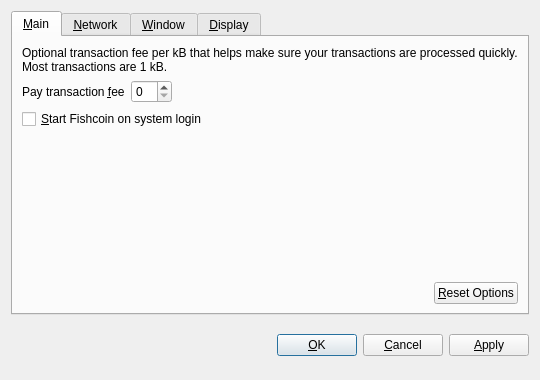
<?xml version="1.0" encoding="UTF-8"?>
<ui version="4.0">
 <class>OptionsDialog</class>
 <widget class="QDialog" name="OptionsDialog">
  <property name="geometry">
   <rect>
    <x>0</x>
    <y>0</y>
    <width>540</width>
    <height>380</height>
   </rect>
  </property>
  <property name="windowTitle">
   <string>Options</string>
  </property>
  <property name="modal">
   <bool>true</bool>
  </property>
  <layout class="QVBoxLayout" name="verticalLayout">
   <item>
    <widget class="QTabWidget" name="tabWidget">
     <property name="tabPosition">
      <enum>QTabWidget::North</enum>
     </property>
     <property name="currentIndex">
      <number>0</number>
     </property>
     <widget class="QWidget" name="tabMain">
      <attribute name="title">
       <string>&amp;Main</string>
      </attribute>
      <layout class="QVBoxLayout" name="verticalLayout_Main">
       <item>
        <widget class="QLabel" name="transactionFeeInfoLabel">
         <property name="text">
          <string>Optional transaction fee per kB that helps make sure your transactions are processed quickly. Most transactions are 1 kB.</string>
         </property>
         <property name="textFormat">
          <enum>Qt::PlainText</enum>
         </property>
         <property name="wordWrap">
          <bool>true</bool>
         </property>
        </widget>
       </item>
       <item>
        <layout class="QHBoxLayout" name="horizontalLayout_1_Main">
         <item>
          <widget class="QLabel" name="transactionFeeLabel">
           <property name="text">
            <string>Pay transaction &amp;fee</string>
           </property>
           <property name="textFormat">
            <enum>Qt::PlainText</enum>
           </property>
           <property name="buddy">
            <cstring>transactionFee</cstring>
           </property>
          </widget>
         </item>
         <item>
          <widget class="BitcoinAmountField" name="transactionFee"/>
         </item>
         <item>
          <spacer name="horizontalSpacer_1_Main">
           <property name="orientation">
            <enum>Qt::Horizontal</enum>
           </property>
           <property name="sizeHint" stdset="0">
            <size>
             <width>40</width>
             <height>20</height>
            </size>
           </property>
          </spacer>
         </item>
        </layout>
       </item>
       <item>
        <widget class="QCheckBox" name="bitcoinAtStartup">
         <property name="toolTip">
          <string>Automatically start Fishcoin after logging in to the system.</string>
         </property>
         <property name="text">
          <string>&amp;Start Fishcoin on system login</string>
         </property>
        </widget>
       </item>
       <item>
        <spacer name="verticalSpacer_Main">
         <property name="orientation">
          <enum>Qt::Vertical</enum>
         </property>
         <property name="sizeHint" stdset="0">
          <size>
           <width>20</width>
           <height>40</height>
          </size>
         </property>
        </spacer>
       </item>
       <item>
        <layout class="QHBoxLayout" name="horizontalLayout_2_Main">
         <item>
          <spacer name="horizontalSpacer_2_Main">
           <property name="orientation">
            <enum>Qt::Horizontal</enum>
           </property>
           <property name="sizeHint" stdset="0">
            <size>
             <width>40</width>
             <height>20</height>
            </size>
           </property>
          </spacer>
         </item>
         <item>
          <widget class="QPushButton" name="resetButton">
           <property name="toolTip">
            <string>Reset all client options to default.</string>
           </property>
           <property name="text">
            <string>&amp;Reset Options</string>
           </property>
           <property name="autoDefault">
            <bool>false</bool>
           </property>
          </widget>
         </item>
        </layout>
       </item>
      </layout>
     </widget>
     <widget class="QWidget" name="tabNetwork">
      <attribute name="title">
       <string>&amp;Network</string>
      </attribute>
      <layout class="QVBoxLayout" name="verticalLayout_Network">
       <item>
        <widget class="QCheckBox" name="mapPortUpnp">
         <property name="toolTip">
          <string>Automatically open the Fishcoin client port on the router. This only works when your router supports UPnP and it is enabled.</string>
         </property>
         <property name="text">
          <string>Map port using &amp;UPnP</string>
         </property>
        </widget>
       </item>
       <item>
        <widget class="QCheckBox" name="connectSocks">
         <property name="toolTip">
          <string>Connect to the Fishcoin network through a SOCKS proxy (e.g. when connecting through Tor).</string>
         </property>
         <property name="text">
          <string>&amp;Connect through SOCKS proxy:</string>
         </property>
        </widget>
       </item>
       <item>
        <layout class="QHBoxLayout" name="horizontalLayout_Network">
         <item>
          <widget class="QLabel" name="proxyIpLabel">
           <property name="text">
            <string>Proxy &amp;IP:</string>
           </property>
           <property name="textFormat">
            <enum>Qt::PlainText</enum>
           </property>
           <property name="buddy">
            <cstring>proxyIp</cstring>
           </property>
          </widget>
         </item>
         <item>
          <widget class="QValidatedLineEdit" name="proxyIp">
           <property name="maximumSize">
            <size>
             <width>140</width>
             <height>16777215</height>
            </size>
           </property>
           <property name="toolTip">
            <string>IP address of the proxy (e.g. 127.0.0.1)</string>
           </property>
          </widget>
         </item>
         <item>
          <widget class="QLabel" name="proxyPortLabel">
           <property name="text">
            <string>&amp;Port:</string>
           </property>
           <property name="textFormat">
            <enum>Qt::PlainText</enum>
           </property>
           <property name="buddy">
            <cstring>proxyPort</cstring>
           </property>
          </widget>
         </item>
         <item>
          <widget class="QLineEdit" name="proxyPort">
           <property name="maximumSize">
            <size>
             <width>55</width>
             <height>16777215</height>
            </size>
           </property>
           <property name="toolTip">
            <string>Port of the proxy (e.g. 9050)</string>
           </property>
          </widget>
         </item>
         <item>
          <widget class="QLabel" name="socksVersionLabel">
           <property name="text">
            <string>SOCKS &amp;Version:</string>
           </property>
           <property name="textFormat">
            <enum>Qt::PlainText</enum>
           </property>
           <property name="buddy">
            <cstring>socksVersion</cstring>
           </property>
          </widget>
         </item>
         <item>
          <widget class="QValueComboBox" name="socksVersion">
           <property name="toolTip">
            <string>SOCKS version of the proxy (e.g. 5)</string>
           </property>
          </widget>
         </item>
         <item>
          <spacer name="horizontalSpacer_Network">
           <property name="orientation">
            <enum>Qt::Horizontal</enum>
           </property>
           <property name="sizeHint" stdset="0">
            <size>
             <width>40</width>
             <height>20</height>
            </size>
           </property>
          </spacer>
         </item>
        </layout>
       </item>
       <item>
        <spacer name="verticalSpacer_Network">
         <property name="orientation">
          <enum>Qt::Vertical</enum>
         </property>
         <property name="sizeHint" stdset="0">
          <size>
           <width>20</width>
           <height>40</height>
          </size>
         </property>
        </spacer>
       </item>
      </layout>
     </widget>
     <widget class="QWidget" name="tabWindow">
      <attribute name="title">
       <string>&amp;Window</string>
      </attribute>
      <layout class="QVBoxLayout" name="verticalLayout_Window">
       <item>
        <widget class="QCheckBox" name="minimizeToTray">
         <property name="toolTip">
          <string>Show only a tray icon after minimizing the window.</string>
         </property>
         <property name="text">
          <string>&amp;Minimize to the tray instead of the taskbar</string>
         </property>
        </widget>
       </item>
       <item>
        <widget class="QCheckBox" name="minimizeOnClose">
         <property name="toolTip">
          <string>Minimize instead of exit the application when the window is closed. When this option is enabled, the application will be closed only after selecting Quit in the menu.</string>
         </property>
         <property name="text">
          <string>M&amp;inimize on close</string>
         </property>
        </widget>
       </item>
       <item>
        <spacer name="verticalSpacer_Window">
         <property name="orientation">
          <enum>Qt::Vertical</enum>
         </property>
         <property name="sizeHint" stdset="0">
          <size>
           <width>20</width>
           <height>40</height>
          </size>
         </property>
        </spacer>
       </item>
      </layout>
     </widget>
     <widget class="QWidget" name="tabDisplay">
      <attribute name="title">
       <string>&amp;Display</string>
      </attribute>
      <layout class="QVBoxLayout" name="verticalLayout_Display">
       <item>
        <layout class="QHBoxLayout" name="horizontalLayout_1_Display">
         <item>
          <widget class="QLabel" name="langLabel">
           <property name="text">
            <string>User Interface &amp;language:</string>
           </property>
           <property name="textFormat">
            <enum>Qt::PlainText</enum>
           </property>
           <property name="buddy">
            <cstring>lang</cstring>
           </property>
          </widget>
         </item>
         <item>
          <widget class="QValueComboBox" name="lang">
           <property name="toolTip">
            <string>The user interface language can be set here. This setting will take effect after restarting Fishcoin.</string>
           </property>
          </widget>
         </item>
        </layout>
       </item>
       <item>
        <layout class="QHBoxLayout" name="horizontalLayout_2_Display">
         <item>
          <widget class="QLabel" name="unitLabel">
           <property name="text">
            <string>&amp;Unit to show amounts in:</string>
           </property>
           <property name="textFormat">
            <enum>Qt::PlainText</enum>
           </property>
           <property name="buddy">
            <cstring>unit</cstring>
           </property>
          </widget>
         </item>
         <item>
          <widget class="QValueComboBox" name="unit">
           <property name="toolTip">
            <string>Choose the default subdivision unit to show in the interface and when sending coins.</string>
           </property>
          </widget>
         </item>
        </layout>
       </item>
       <item>
        <widget class="QCheckBox" name="displayAddresses">
         <property name="toolTip">
          <string>Whether to show Fishcoin addresses in the transaction list or not.</string>
         </property>
         <property name="text">
          <string>&amp;Display addresses in transaction list</string>
         </property>
        </widget>
       </item>
       <item>
        <spacer name="verticalSpacer_Display">
         <property name="orientation">
          <enum>Qt::Vertical</enum>
         </property>
         <property name="sizeHint" stdset="0">
          <size>
           <width>20</width>
           <height>40</height>
          </size>
         </property>
        </spacer>
       </item>
      </layout>
     </widget>
    </widget>
   </item>
   <item>
    <layout class="QHBoxLayout" name="horizontalLayout_Buttons">
     <item>
      <spacer name="horizontalSpacer_1">
       <property name="orientation">
        <enum>Qt::Horizontal</enum>
       </property>
       <property name="sizeHint" stdset="0">
        <size>
         <width>40</width>
         <height>48</height>
        </size>
       </property>
      </spacer>
     </item>
     <item>
      <widget class="QLabel" name="statusLabel">
       <property name="font">
        <font>
         <weight>75</weight>
         <bold>true</bold>
        </font>
       </property>
       <property name="text">
        <string/>
       </property>
       <property name="textFormat">
        <enum>Qt::PlainText</enum>
       </property>
       <property name="wordWrap">
        <bool>true</bool>
       </property>
      </widget>
     </item>
     <item>
      <spacer name="horizontalSpacer_2">
       <property name="orientation">
        <enum>Qt::Horizontal</enum>
       </property>
       <property name="sizeHint" stdset="0">
        <size>
         <width>40</width>
         <height>48</height>
        </size>
       </property>
      </spacer>
     </item>
     <item>
      <widget class="QPushButton" name="okButton">
       <property name="text">
        <string>&amp;OK</string>
       </property>
      </widget>
     </item>
     <item>
      <widget class="QPushButton" name="cancelButton">
       <property name="text">
        <string>&amp;Cancel</string>
       </property>
       <property name="autoDefault">
        <bool>false</bool>
       </property>
      </widget>
     </item>
     <item>
      <widget class="QPushButton" name="applyButton">
       <property name="text">
        <string>&amp;Apply</string>
       </property>
       <property name="autoDefault">
        <bool>false</bool>
       </property>
      </widget>
     </item>
    </layout>
   </item>
  </layout>
 </widget>
 <customwidgets>
  <customwidget>
   <class>BitcoinAmountField</class>
   <extends>QSpinBox</extends>
   <header>bitcoinamountfield.h</header>
  </customwidget>
  <customwidget>
   <class>QValueComboBox</class>
   <extends>QComboBox</extends>
   <header>qvaluecombobox.h</header>
  </customwidget>
  <customwidget>
   <class>QValidatedLineEdit</class>
   <extends>QLineEdit</extends>
   <header>qvalidatedlineedit.h</header>
  </customwidget>
 </customwidgets>
 <resources/>
 <connections/>
</ui>
